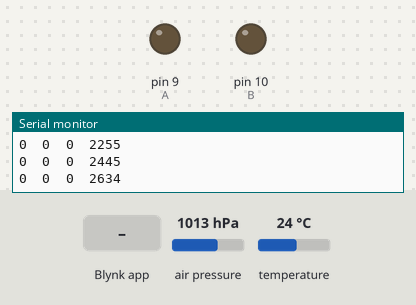
The sketch below on a simulated Arduino Mega 2560, built with avr-gcc and run on an emulated ATmega2560. On the bench: output pins drawn as LEDs (lit = HIGH), the last lines printed to the serial monitor. The inputs (shaded band) are chosen by the test bench; at power-on: air pressure 1013 hPa, temperature 24 °C. WiFi joins after 1.5 s; servers stay silent unless stated.

Above: at 3.0 s.
3.1 s: air pressure set to 952 hPa
At 3.8 s:
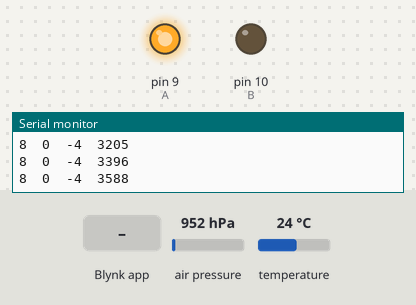
6.2 s: Blynk app writes 200 to V2
At 7.3 s:
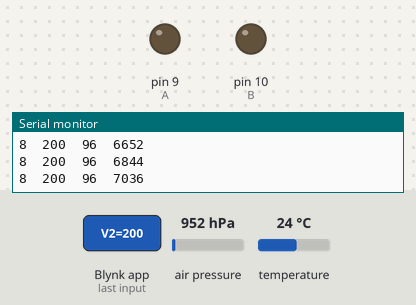
7.7 s: Blynk app writes 0 to V2
At 8.4 s:
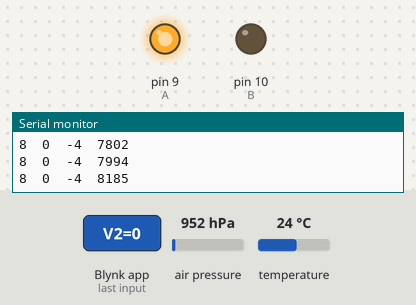
Timing chart, 0 to 10.3 s (numbered marks = the images above; inputs shaded):
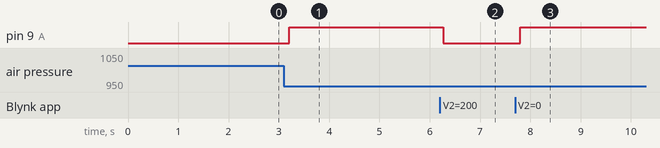

The sketch:

Proyecto_dirigible_ultimos_avances.ino
```cpp
#include <SFE_BMP180.h>
#include <Wire.h>
#include <ESP8266_Lib.h>
#include <BlynkSimpleShieldEsp8266.h>
//Configuracion de salida de Blynk al serial habilitado para debug
#define BLYNK_PRINT Serial  // Comment this out to disable prints and save space
//Asignación de serial al modulo de wifi
#define EspSerial Serial1
//Crea intancia de BMP180
SFE_BMP180 bmp180;
ESP8266 wifi(&EspSerial);

// Asignación de pin virtual V2 a la terminal de Blynk
WidgetTerminal terminal(V2);
BlynkTimer timerSendAlt;

// Variables Globales
unsigned char referenciaAltura = 0;
double Po, T, P; //presion del punto inicial para h=0;
unsigned char status;
short altitud;

//Variables globales de PID
const float Kp =.5;//ganancia proporcional como una constante qÂ´puede tener decimales
const float Ki =.03;//ganancia integral
const unsigned char Td = 1;//ganancia derivativa
unsigned long lastTime;//variable de tiempo auxiliar para muestreos uniformes
float errorActual = 0;// el error del sistema
float errorAcum = 0;
float ultimoError = 0;
unsigned char Tm = 170; // periodo de muestreo T deseado en milisegundos
const unsigned char numReadings = 5;
short readings[numReadings]; // the readings from the analog input
unsigned char index = 0;          // the index of the current reading
unsigned char total = 0;         // the running total
double average = 0;   // the average

//Configuración de salida a motor
// pin 9(A) - pin 10(B)
//   0           0     -- Motor Apagado
//   0           1     -- Gira motor sentido horario
//   1           0     -- Gira motor sentido anti-horario
//   1           1     -- NS

const unsigned char A = 9;
const unsigned char B = 10;
const unsigned char EN = 11;

// Configuración de wifi
char auth[] = "5c2ebcc6a3ab4221983424df769cc3be";
#define ESP_SSID "ARRIS-BD92" // Your network name here
#define ESP_PASS "5793D2ECE1F316DC" // Your network password here

void setup(){
    for (unsigned char thisReading = 0; thisReading < numReadings; thisReading++){
        readings[thisReading] = 0;
    }

    pinMode(A, OUTPUT);
    pinMode(B, OUTPUT);
    //pinMode(EN, OUTPUT);
    //analogWrite(A , 255);//escribir la acciÃ³n de control uP en el pin 9 del actuador
    digitalWrite(B , 0);//escribir la acciÃ³n de control uP en el pin 9 del actuador

    Serial.begin(115200);  // Set console baud rate
    while (!Serial);
    EspSerial.begin(115200);  // Set ESP8266 baud rate
    while (!EspSerial);

    if (bmp180.begin())
    {
        Serial.println("Iniciando correctamente; Tomando medidas del punto de referncia del dirigible...");
        Serial.println("                                                                                            ");
        status = bmp180.startTemperature();//Inicio de lectura de temperatura
        if (status != 0)
        {
            delay(status); //Pausa para que finalice la lectura
            status = bmp180.getTemperature(T);//Obtener la temperatura
            if (status != 0)
            {
                status = bmp180.startPressure(3);//Inicio lectura de presión
                if (status != 0)
                {
                    delay(status);//Pausa para que finalice la lectura
                    status = bmp180.getPressure(P,T);//Obtenemos la presión
                    if (status != 0)
                    {
                        Po = P; //Asignamos el valor de presión como punto de referencia
                        Serial.print("Presión inicial: ");
                        Serial.println(Po);
                        Serial.println("Envia una Alturaa entre 0 y 9 metros");
                    }
                }
            }
        }
    }
    else
    {
        Serial.println("Error al iniciar el BMP180");
        while(1); // bucle infinito
    }

    Serial.println("Iniciando Blynk");
    Blynk.begin(auth, wifi, ESP_SSID,ESP_PASS);
    Serial.println("Blynk Iniciado");
    timerSendAlt.setInterval(500, sendAlt);

    terminal.println(F("Blynk v" BLYNK_VERSION ": Device started"));
    terminal.println(F("-------------"));
    terminal.print("Presión inicial: ");
    terminal.println(Po);
    terminal.flush();
}

void sendAlt(){
    //Serial.print("altitud: ");
    //Serial.println(altitud);
    Blynk.virtualWrite(V0,T);
    Blynk.virtualWrite(V6,P);
    Blynk.virtualWrite(V5,(altitud));
}

BLYNK_WRITE(V2){
    referenciaAltura = param.asInt();
    Serial.println(referenciaAltura);
    terminal.print("Sigues conectado:");
    terminal.write(param.getBuffer(), param.getLength());
    terminal.println();
    // Ensure everything is sent
    terminal.flush();
}

short getAltitud(){
    status = bmp180.startTemperature();//Inicio de lectura de temperatura
    if (status != 0)
    {
        delay(status); //Pausa para que finalice la lectura
        status = bmp180.getTemperature(T);//Obtener la temperatura
        if (status != 0)
        {
            status = bmp180.startPressure(3);//Inicio lectura de presión
            if (status != 0)
            {
                delay(status);//Pausa para que finalice la lectura
                status = bmp180.getPressure(P,T);//Obtenemos la presión
                if (status != 0)
                {
                    //-------Calculamos la altura con respecto al punto de referencia--------
                    altitud = bmp180.altitude(P,Po);
                }
            }
        }
    }

    return altitud;
}


void loop(){
    Blynk.run();
    //timerSendAlt.run(); // Initiates BlynkTimer
    //subtract the last reading:
    total -= readings[index];
    //read from the alturaActual:  Blocking for 34ms aprox
    readings[index] = getAltitud();
    //add the reading to the total:
    total += readings[index];
    //advance to the next position in the array:
    index++;

    // if we're at the end of the array...
    if (index >= numReadings){
        index = 0;
    }
    // calculate the average:
    average = total / numReadings;
    short alturaActual = average;
    unsigned long now = millis(); //now sera el tiempo transcurrido desde el arranque
    short timeChange = now - lastTime; // tiempo transcurrido

    if(timeChange >= Tm){   //hasta que el tiempo transcurrido sea >T se calcula el resto
        errorActual = referenciaAltura - alturaActual; // calculo del error
        int uP = Kp*errorActual;
        if (uP >= 0) {
            analogWrite(A,0);  // pin 9 arduino,  pin 10  PH
            analogWrite(B,0); //  pin 10 arduino,   pin 15 PH
        }

        if (uP < 0){
            analogWrite(A,255); //  pin 10 arduino,  pin 2  PH
            analogWrite(B,0);
        }
        // errorAcum += errorActual;//+ultimoError;
        // float difError = errorActual - ultimoError;
        // int uP = (errorActual)*Kp+(errorAcum)*Ki+(difError)*Td;//calculo de ley de controll proporcional al error,a la sumatoria del error (integral) y al cambio del error;
        // uP = constrain(uP,0,255);//limitar el valor de uP a lim inf 0 y lim sup 255
        // analogWrite(A , uP);//escribir la acciÃ³n de control uP en el pin 9 del actuador
        Serial.print(alturaActual);
        Serial.print("\t");
        Serial.print(referenciaAltura);
        Serial.print("\t");
        Serial.print(uP);
        Serial.print("\t");
        Serial.println(lastTime);

        // ultimoError = errorActual;
        lastTime = now;
    }// grabar el ultimo tiempo medido en la variable lastime
}
```

Measured:
- after the input at 3.1 s, pin 9 (A): LOW → HIGH after 0.11 s
- after the input at 6.2 s, pin 9 (A): HIGH → LOW after 0.07 s
- after the input at 7.7 s, pin 9 (A): LOW → HIGH after 0.10 s
